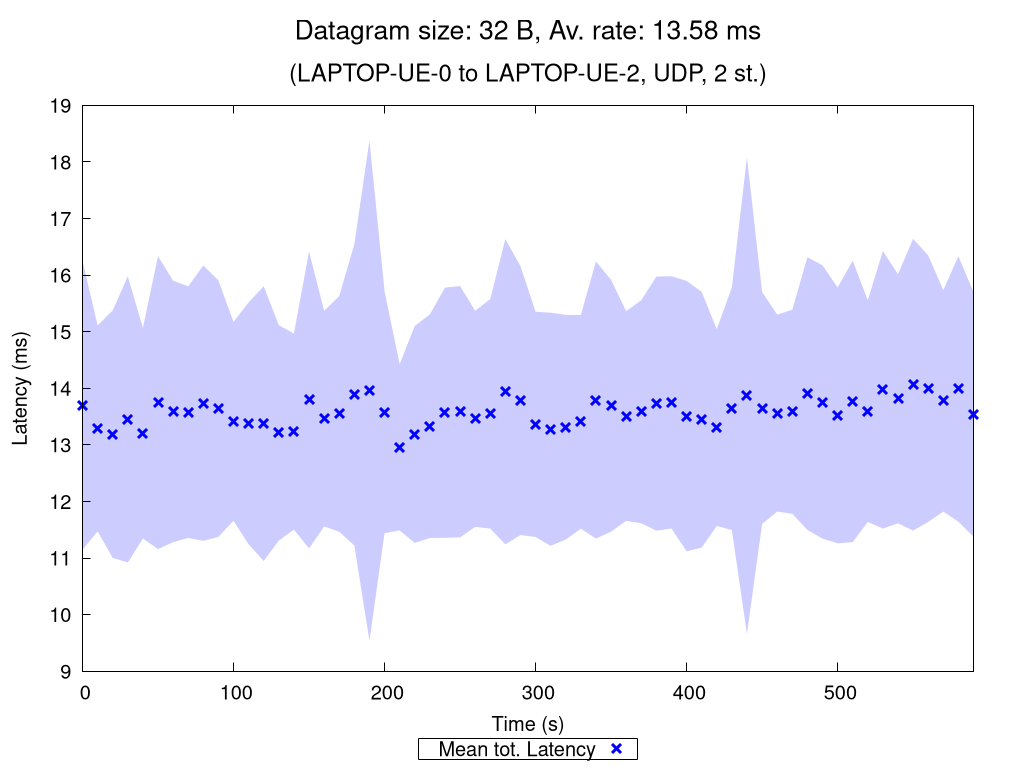

Here is the gnuplot script that generated this plot:
set terminal pngcairo nocrop enhanced size 1024,768 font "Verdana,15"
set output "UDP_2_st_2020_10_12_01-37-11_one2two_00032B.png"

set title "{/=20 Datagram size: 32 B, Av. rate: 13.58 ms}\n\n{/=18 (LAPTOP-UE-0 to LAPTOP-UE-2, UDP, 2 st.)}"

set xlabel "Time (s)"
set ylabel "Latency (ms)"
set ytics nomirror
set key bmargin center horizontal box samplen 1 width -1
set bmargin 4.6
set rmargin 4.5

rf = 1.0  # rate factor
set style fill transparent solid 0.2 noborder
set autoscale xfix
plot "UDP_2_st_2020_10_12_01-37-11_one2two_00032B_iperf_processed.dat" using 1:($2/rf-$3/rf):($2/rf+$3/rf) with filledcurves lc rgb "blue" notitle, \
     "" using 1:($2/rf) with points pt 2 ps 1.5 lw 3 lc rgb "blue" title "Mean tot. Latency", \
